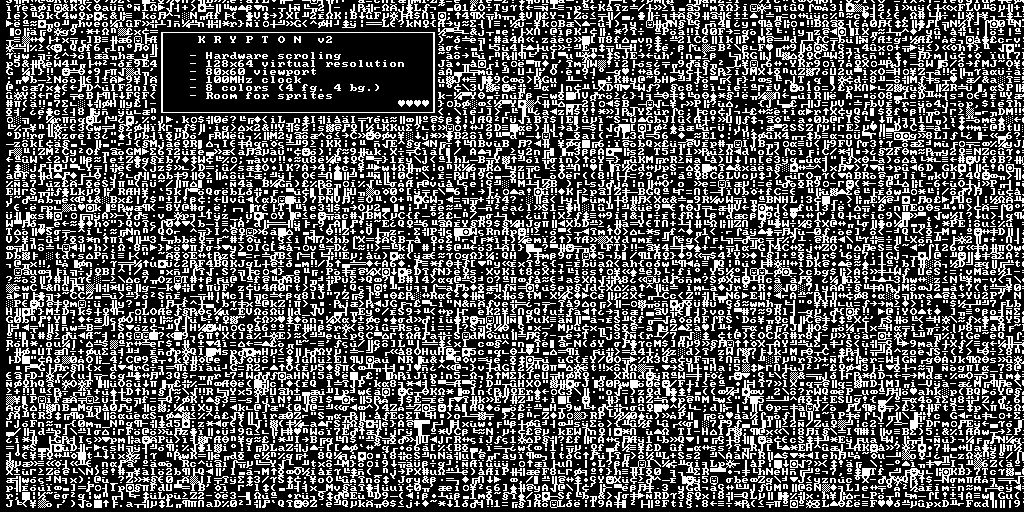

Below is a game level as drawn by its tile map, then a one-line description and the .tmx that defines it (tile-layer data replaced by summaries):
An orthogonal 128x64 tile map with 8x8 px tiles, 1 tile layer (Tile Layer 1).

<map version="1.8" tiledversion="1.8.0" orientation="orthogonal" renderorder="right-down" width="128" height="64" tilewidth="8" tileheight="8" infinite="0" nextlayerid="2" nextobjectid="1">
 <editorsettings>
  <export target="demo1." format="json" />
 </editorsettings>
 <tileset firstgid="1" source="ibmbios2.tsx" />
 <layer id="1" name="Tile Layer 1" width="128" height="64" offsetx="6" offsety="-4">
  <data>[8192 cells, 8192 non-empty, 256 distinct tile ids]</data>
 </layer>
</map>